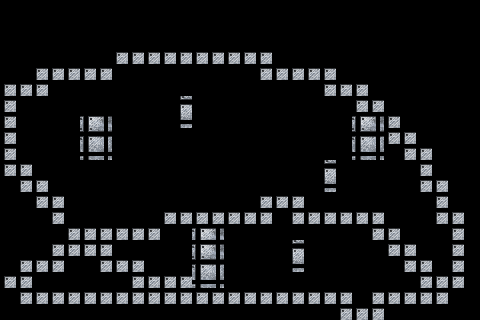

This game map was drawn from its Tiled (.tmx) file and the tilesets committed beside it. A one-line description and the trimmed map source follow:
An orthogonal 30x20 tile map with 16x16 px tiles, 1 tile layer (Слой тайлов 1).

<map version="1.10" tiledversion="1.11.2" orientation="orthogonal" renderorder="right-down" width="30" height="20" tilewidth="16" tileheight="16" infinite="0" nextlayerid="2" nextobjectid="1">
 <tileset firstgid="1" source="tilemap.tsx" />
 <layer id="1" name="Слой тайлов 1" width="30" height="20">
  <data>[600 cells, 155 non-empty, 9 distinct tile ids]</data>
 </layer>
</map>